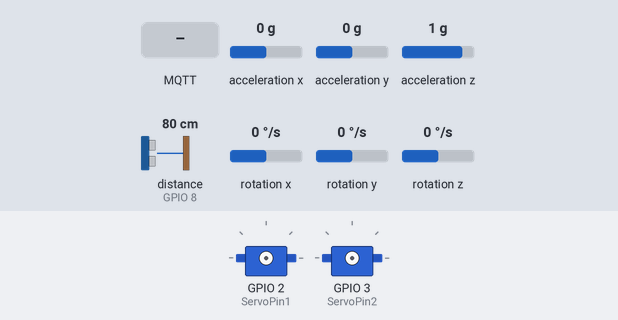
Recording of a sketch running on a simulated ESP32. Shown: 2 × servo. Wiring (inferred from the names in the program): 2 × servo: signal GPIO 2 / signal GPIO 3. The test bench sets the inputs (shaded band); at power-on: acceleration x 0 g, acceleration y 0 g, acceleration z 1 g, distance to the obstacle (sensor on GPIO 8) 80 cm, rotation x 0 °/s, rotation y 0 °/s, rotation z 0 °/s. The echo pulse lasts 58.3 µs per cm; WiFi joins after 1.5 s; servers stay silent unless stated; no MQTT or app messages arrive unless stated; servo pulses on a pin are drawn as a servo (544–2400 µs = 0–180°); what the sketch prints to the serial monitor is not drawn.

Above: at 2.7 s.
2.8 s: MQTT message "G" arrives on the first subscribed topic
4.3 s: MQTT message "B" arrives on the first subscribed topic
At 4.7 s:
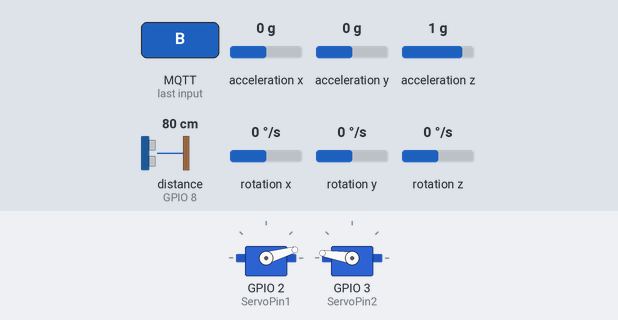
5.8 s: MQTT message "R" arrives on the first subscribed topic
At 6.5 s:
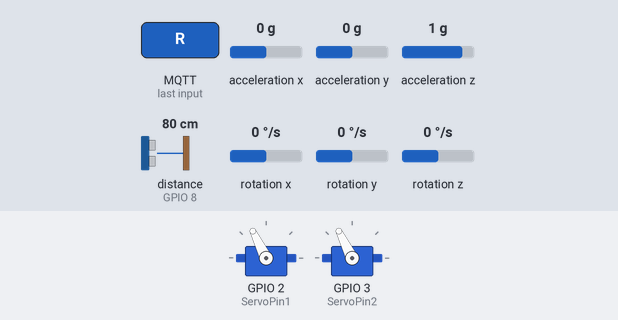
7.3 s: MQTT message "L" arrives on the first subscribed topic
At 8.7 s:
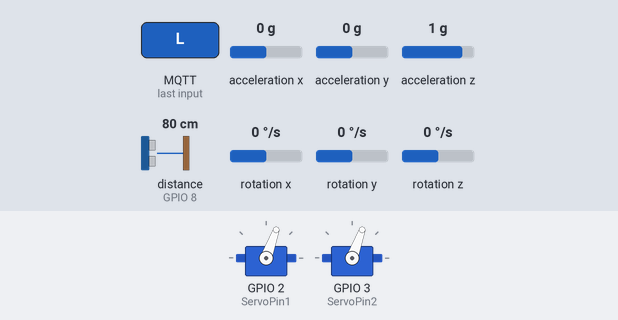
Timing chart, 0 to 10.3 s (numbered marks = the images above; inputs shaded):
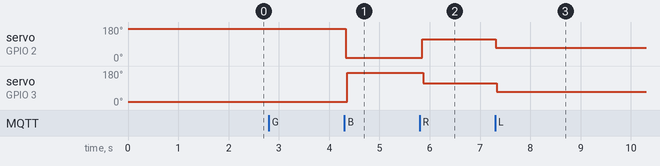

The sketch:

MQTTCommuniccation.ino
```cpp
#include <WiFi.h>
#include <PubSubClient.h>
#include <NewPing.h>
#include <Wire.h>
#include <MPU6050.h>

const char* ssid = "<your SSID>";       // WiFiのSSIDに置き換えてください
const char* password = "<your password>";    // WiFiのパスワードに置き換えてください
const char* mqtt_server = "<your IP>>";  // MQTTブローカーのIPアドレスに置き換えてください

// サーボモータのピン設定
const int ServoPin1 = D1;
const int ServoPin2 = D2;
const int DutyMax = 2300;
const int DutyMin = 700;
int speed1 = 0;
int speed2 = 0;

// 超音波センサーのピン設定
const int triggerPin = D10;
const int echoPin = D9;
NewPing sonar(triggerPin, echoPin, 200);  // 最大距離は200cm

// MPU6050設定
MPU6050 mpu;
int16_t ax_offset = 0, ay_offset = 0, az_offset = 0;
int16_t gx_offset = 0, gy_offset = 0, gz_offset = 0;

WiFiClient espClient;
PubSubClient client(espClient);

// サーボモータの速度制御関数
void ServoSpeed(int pin, int speed) {  // speed: -10 ~ 10
  if (speed != 0) {
    int Duty = map(speed, -10, 10, DutyMin, DutyMax);
    digitalWrite(pin, HIGH);
    delayMicroseconds(Duty);
    digitalWrite(pin, LOW);
    delayMicroseconds(20000 - Duty);  // 20ms周期
  }
}

// MQTT再接続関数
void reconnect() {
  while (!client.connected()) {
    Serial.print("MQTT接続を試みています...");
    if (client.connect("ESP32Client")) {
      Serial.println("接続成功");
      client.subscribe("servo/control");  // サーボ制御のトピックを購読
    } else {
      Serial.print("失敗、rc=");
      Serial.print(client.state());
      Serial.println(" 5秒後に再試行します");
      delay(5000);
    }
  }
}

// MQTTのコールバック関数
void callback(char* topic, byte* payload, unsigned int length) {
  String message;
  for (int i = 0; i < length; i++) {
    message += (char)payload[i];
  }
  Serial.println(message);

  if (message == "G") {
    speed1 = 10;
    speed2 = -10;
    Serial.println("\"G\"");
  } else if (message == "B") {
    speed1 = -10;
    speed2 = 10;
  } else if (message == "S") {
    speed1 = 0;
    speed2 = 0;
  } else if (message == "R") {
    speed1 = 3;
    speed2 = 3;
  } else if (message == "L") {
    speed1 = -3;
    speed2 = -3;
  }
}

void setup() {
  Serial.begin(115200);

  // サーボモータの初期化
  pinMode(ServoPin1, OUTPUT);
  pinMode(ServoPin2, OUTPUT);
  ServoSpeed(ServoPin1, 0);
  ServoSpeed(ServoPin2, 0);

  // MPU6050の初期化
  Wire.begin();
  mpu.initialize();
  if (!mpu.testConnection()) {
    Serial.println("MPU6050接続に失敗しました");
  }

  // MPU6050のキャリブレーション
  Serial.println("MPU6050をキャリブレーション中...");
  mpu.CalibrateAccel(6);
  mpu.CalibrateGyro(6);
  Serial.println("キャリブレーション完了");

  // WiFi接続
  Serial.print("WiFiに接続中");
  WiFi.begin(ssid, password);
  while (WiFi.status() != WL_CONNECTED) {
    delay(500);
    Serial.print(".");
  }
  Serial.println("\nWiFiに接続しました");

  // MQTTサーバー設定と接続
  client.setServer(mqtt_server, 1883);
  client.setCallback(callback);
  reconnect();
}

void loop() {
  // センサーデータをMQTTで送信
  char msg[50];

  ServoSpeed(ServoPin1, speed1);
  ServoSpeed(ServoPin2, speed2);

  if (!client.connected()) {
    reconnect();
  }
  client.loop();

  // 超音波センサーから距離を取得
  float distance = sonar.ping_cm();
  if (distance == 0) distance = 200;  // 最大距離

  // 距離データ送信
  snprintf(msg, sizeof(msg), "%.2f", distance);
  client.publish("sensor/distance", msg);

  // MPU6050から加速度と角速度を取得
  int16_t ax_raw, ay_raw, az_raw;
  int16_t gx_raw, gy_raw, gz_raw;
  mpu.getAcceleration(&ax_raw, &ay_raw, &az_raw);
  mpu.getRotation(&gx_raw, &gy_raw, &gz_raw);

  // 加速度データをgに変換 (±2gレンジの場合)
  float ax = ax_raw / 16384.0;
  float ay = ay_raw / 16384.0;
  float az = az_raw / 16384.0;

  // 角速度データを°/sに変換 (±250°/sレンジの場合)
  float gx = gx_raw / 131.0;
  float gy = gy_raw / 131.0;
  float gz = gz_raw / 131.0;

  // 加速度データ送信
  snprintf(msg, sizeof(msg), "%.2f,%.2f,%.2f", ax, ay, az);
  client.publish("sensor/acceleration", msg);

  // 角速度データ送信
  snprintf(msg, sizeof(msg), "%.2f,%.2f,%.2f", gx, gy, gz);
  client.publish("sensor/gyro", msg);
}
```

Measured:
- after the input at 4.3 s, servo on GPIO 2 (ServoPin1): 171° → 16° at once; servo on GPIO 3 (ServoPin2): 16° → 171° after 0.05 s
- after the input at 5.8 s, servo on GPIO 2 (ServoPin1): 16° → 116° after 0.05 s; servo on GPIO 3 (ServoPin2): 171° → 116° after 0.07 s
- after the input at 7.3 s, servo on GPIO 2 (ServoPin1), servo on GPIO 3 (ServoPin2): 116° → 70° at once
